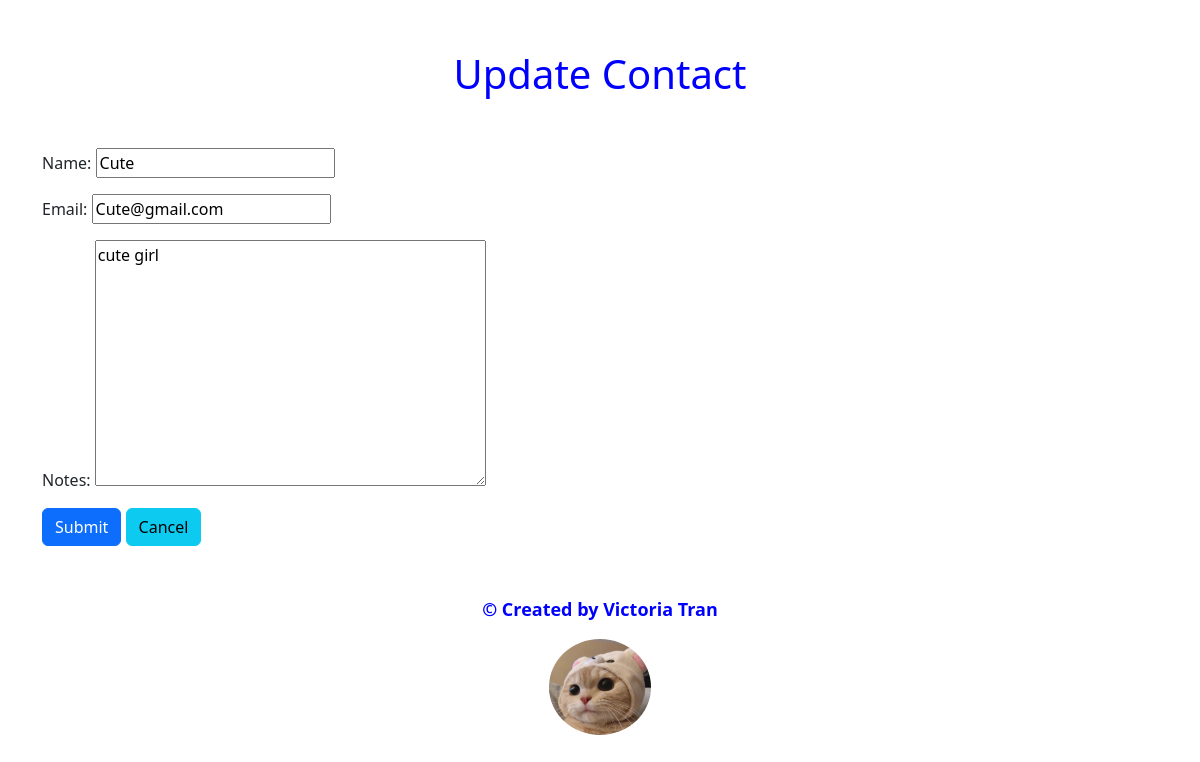
/contact/5/update/, run on the app's committed database.
### contacts/models.py (models this page shows)
class Contact(models.Model):
    name = models.CharField(max_length=20, null=False, unique=True, error_messages={'unique':"Contact with this name already exists."})
    email = models.EmailField(null=False, unique=True, error_messages={
        'unique': "This email is already in use.",
        'required': "Email field cannot be empty.",
        'invalid': "Enter a valid email address."})
    notes = models.TextField(max_length = 200, default="", blank="True") #multiple lines of text
    created_time = models.DateTimeField(auto_now_add=True)

### contacts/views.py (the view)
# urls.py: path("contact/<int:pk>/update/", ContactUpdateView.as_view(), name="contact_update"),
class ContactUpdateView(UpdateView):
    model = Contact
    form_class = ContactForm
    template_name = 'contacts/contact_update.html'
    success_url = reverse_lazy('contact_list')

### contacts/contact_form.py
class ContactForm(ModelForm):
    class Meta:
        model = Contact
        fields = "__all__"

### contacts/templates/contacts/contact_update.html (shortened to what this page needs)
{% extends 'base.html' %}
{% block content %}
<h1>Update Contact</h1>
<form method="post">
    {{ form.as_p}}
    <input class="btn btn-primary" type="submit"/>
    <a class="btn btn-info" href="{% url 'contact_list' %}">Cancel</a>
</form>
{% endblock content %}

### templates/base.html (style rules this page uses)
h1 { text-align: center; margin: 50px; color: blue; }

### data on the page
Contact: name "Cute", email "Cute@gmail.com", notes "cute girl"
